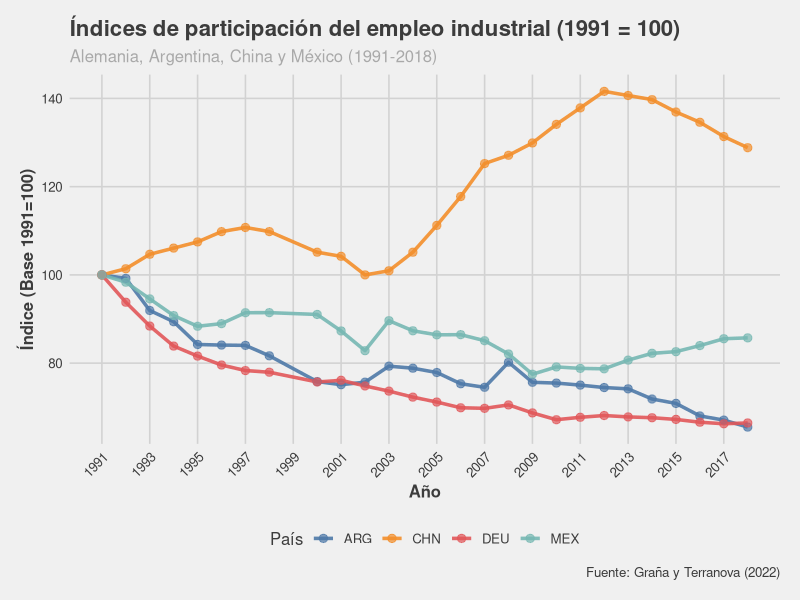
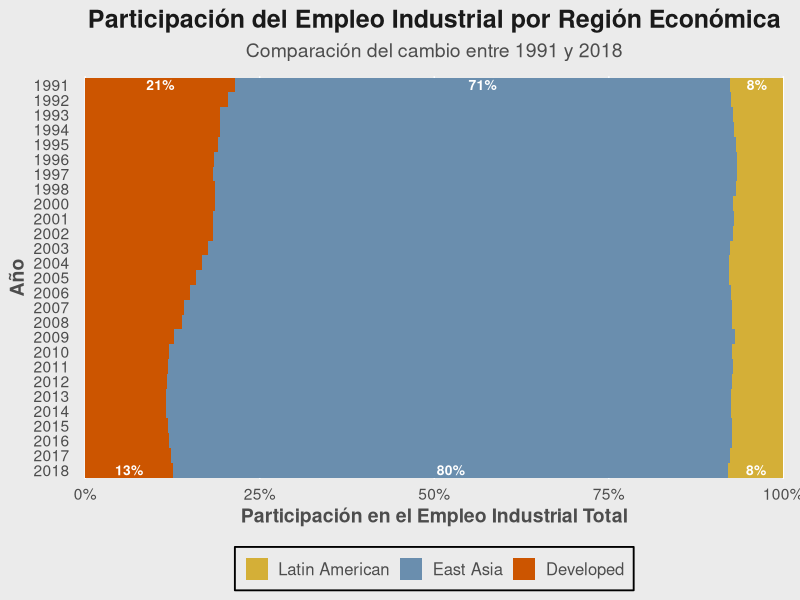

Here is the R script that generated these plots, in order:
## ---- chunk 1
# Este chunk de configuración inicial carga todas las librerías necesarias.
knitr::opts_chunk$set(echo = TRUE, warning = FALSE, message = FALSE)
library(tidyverse)
library(ggthemes)
library(scales)
library(forcats)
options(scipen = 999) # Evita la notación científica
## ---- chunk 2
# Se carga el dataset y se realiza un filtrado y limpieza inicial.
# Este objeto 'datos_empleo_base' servirá para ambos ejercicios.
datos_empleo_base <- read_csv("empleo_industrial.csv") %>%
  select(Anio, País, Regiones.economicas, Ocup_TOTAL_ECONOMIA, Ocup_INDUSTRIA) %>%
  filter(
    Anio >= 1991,
    Anio <= 2018,
    Anio != 1999  # Se remueve el año 1999 por falta de datos.
  ) %>%
  mutate(pp_empleo_industrial = Ocup_INDUSTRIA / Ocup_TOTAL_ECONOMIA)
## ---- chunk 3
# Filtrado y cálculo del índice para los países seleccionados
datos_indice_paises <- datos_empleo_base %>%
  filter(País %in% c("DEU", "ARG", "CHN", "MEX")) %>%
  arrange(País, Anio) %>%
  group_by(País) %>%
  mutate(
    valor_base_1991 = pp_empleo_industrial[Anio == 1991],
    indice = (pp_empleo_industrial / valor_base_1991) * 100
  ) %>%
  ungroup()

# Generación del gráfico de líneas y puntos
ggplot(datos_indice_paises, aes(x = Anio, y = indice, color = País, group = País)) +
  geom_line(linewidth = 1.2, alpha = 0.9) +
  geom_point(size = 2.5, alpha = 0.7) +
  scale_x_continuous(breaks = seq(from = 1991, to = 2018, by = 2)) +
  labs(
    title = "Índices de participación del empleo industrial (1991 = 100)",
    subtitle = "Alemania, Argentina, China y México (1991-2018)",
    x = "Año",
    y = "Índice (Base 1991=100)",
    caption = "Fuente: Graña y Terranova (2022)"
  ) +
  theme_fivethirtyeight() +
  scale_color_tableau() +
  theme(
    legend.position = "bottom",
    plot.title = element_text(face = "bold", size = 16),
    plot.subtitle = element_text(size = 12, color = "darkgrey"),
    axis.title = element_text(face = "bold"),
    panel.grid.minor = element_blank(),
    axis.text.x = element_text(angle = 45, hjust = 1)
  )
## ---- chunk 4
# Preparación de datos específica para la consigna 2
datos_regiones <- datos_empleo_base %>%
  filter(!is.na(Regiones.economicas) & !is.na(Ocup_INDUSTRIA)) %>%
  group_by(Anio, Regiones.economicas) %>%
  summarise(Total_Ocup_Industria_Region = sum(Ocup_INDUSTRIA, na.rm = TRUE), .groups = 'drop') %>%
  group_by(Anio) %>%
  mutate(
    Total_Ocup_Industria_Anio_Muestra = sum(Total_Ocup_Industria_Region, na.rm = TRUE),
    Participacion_Region_En_Total_Industria = ifelse(Total_Ocup_Industria_Anio_Muestra > 0,
                                                     Total_Ocup_Industria_Region / Total_Ocup_Industria_Anio_Muestra, 0)
  ) %>%
  ungroup() %>%
  filter(Total_Ocup_Industria_Anio_Muestra > 0)

# Reordenar categorías y calcular posición de etiquetas
datos_para_grafico_2 <- datos_regiones %>%
  mutate(Regiones.economicas = fct_relevel(Regiones.economicas, "Latin American", "East Asia", "Developed")) %>%
  arrange(Anio, desc(Regiones.economicas)) %>%
  group_by(Anio) %>%
  mutate(posicion_label_x = cumsum(Participacion_Region_En_Total_Industria) - 0.5 * Participacion_Region_En_Total_Industria) %>%
  ungroup()

# Definir la paleta de colores final
paleta_final <- c(
  "Developed" = "#CC5500",      # Naranja Quemado
  "East Asia" = "#6A8EAE",      # Azul Acero
  "Latin American" = "#D4AF37"  # Dorado Antiguo
)

# Generación del gráfico de barras apiladas vertical
grafico_definitivo <- ggplot(datos_para_grafico_2, aes(x = Participacion_Region_En_Total_Industria, y = factor(Anio), fill = Regiones.economicas)) +
  geom_col(position = "stack", width = 1) +
  geom_text(data = . %>% filter(Anio == 1991 | Anio == 2018),
            aes(x = posicion_label_x, label = percent(Participacion_Region_En_Total_Industria, accuracy = 1)),
            color = "white", size = 3.5, fontface = "bold") +
  scale_fill_manual(values = paleta_final) +
  scale_x_continuous(labels = percent_format(accuracy = 1L), expand = c(0, 0.01)) +
  scale_y_discrete(limits = rev) +
  labs(title = "Participación del Empleo Industrial por Región Económica",
       subtitle = "Comparación del cambio entre 1991 y 2018",
       x = "Participación en el Empleo Industrial Total", y = "Año", fill = NULL) +
  theme_minimal(base_size = 14) +
  theme(
    plot.background = element_rect(fill = "grey92", color = "grey92"),
    panel.background = element_rect(fill = "grey92", color = "grey92"),
    panel.grid.major = element_line(color = "white", linewidth = 0.5),
    panel.grid.major.y = element_blank(), panel.grid.minor = element_blank(),
    plot.title = element_text(color = "grey10", face = "bold", size = 18, hjust = 0.5),
    plot.subtitle = element_text(color = "grey30", size = 14, hjust = 0.5, margin = margin(b=10)),
    axis.title = element_text(color = "grey30", face = "bold"),
    axis.text = element_text(color = "grey30"),
    axis.text.x = element_text(angle = 0),
    legend.position = "bottom",
    legend.background = element_rect(fill = "grey92"),
    legend.text = element_text(color = "grey30", size = 12),
    legend.key = element_rect(fill = "grey92")
  )

print(grafico_definitivo)
